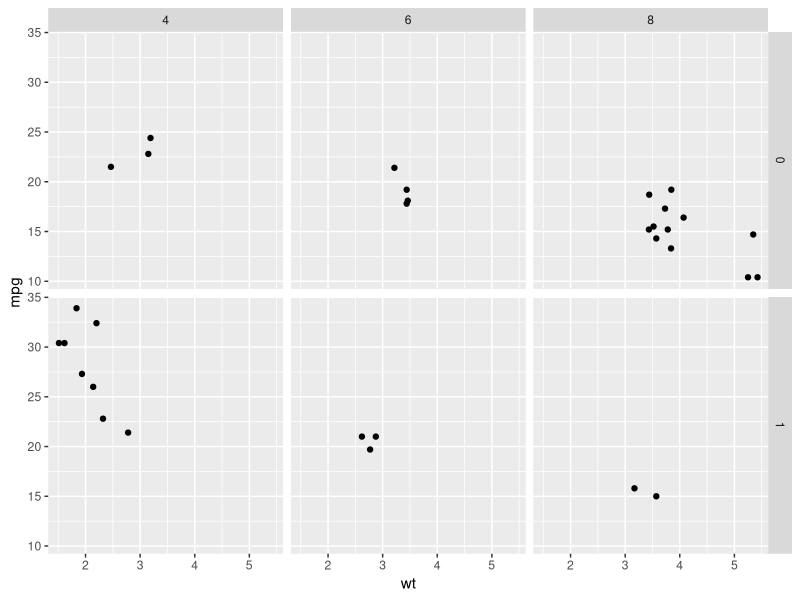
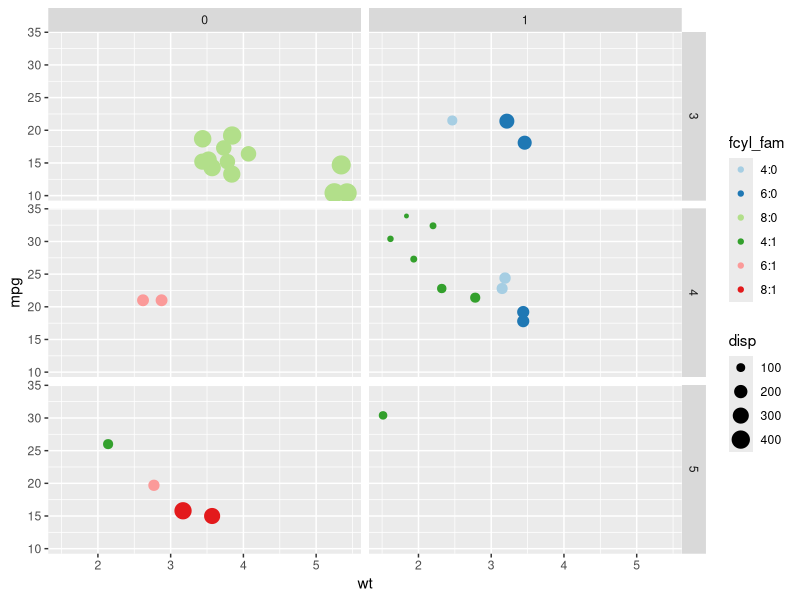
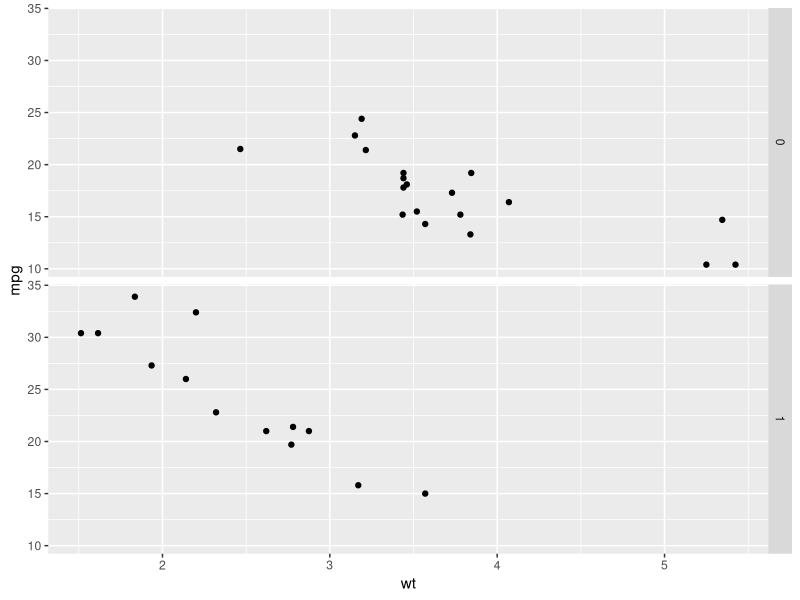
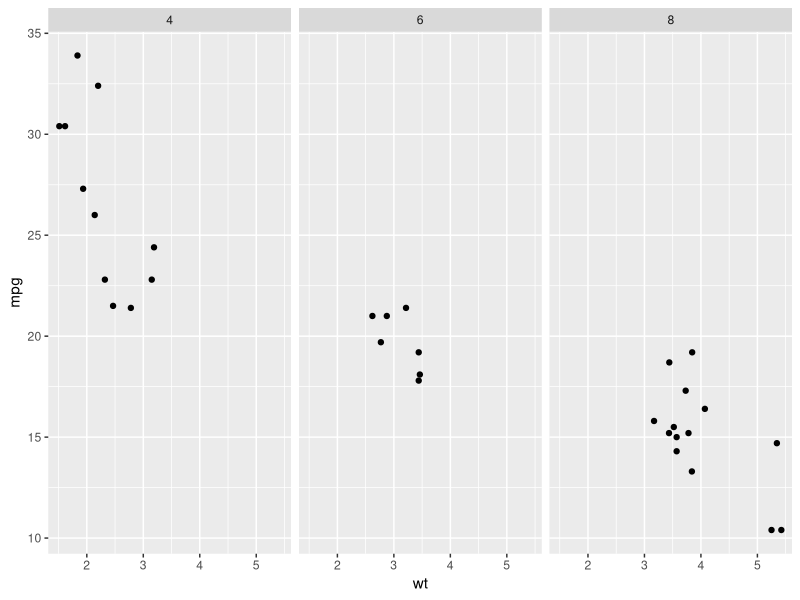
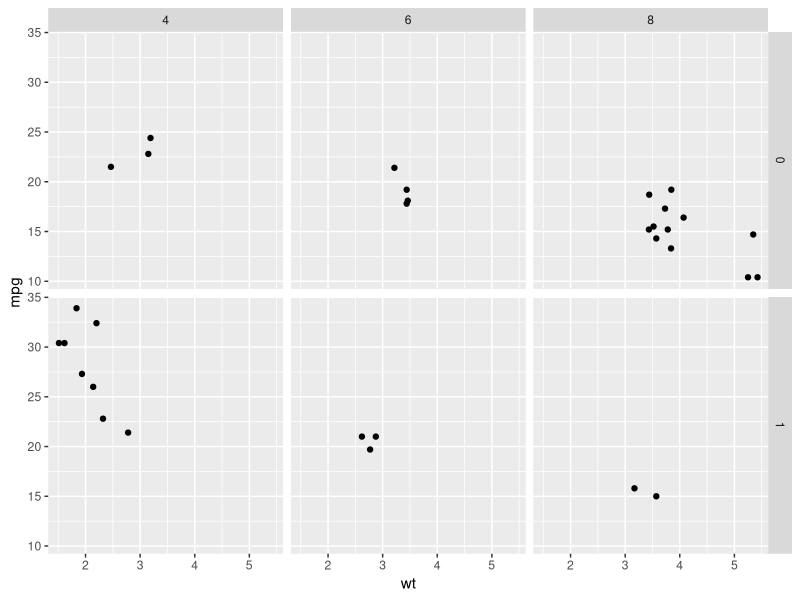
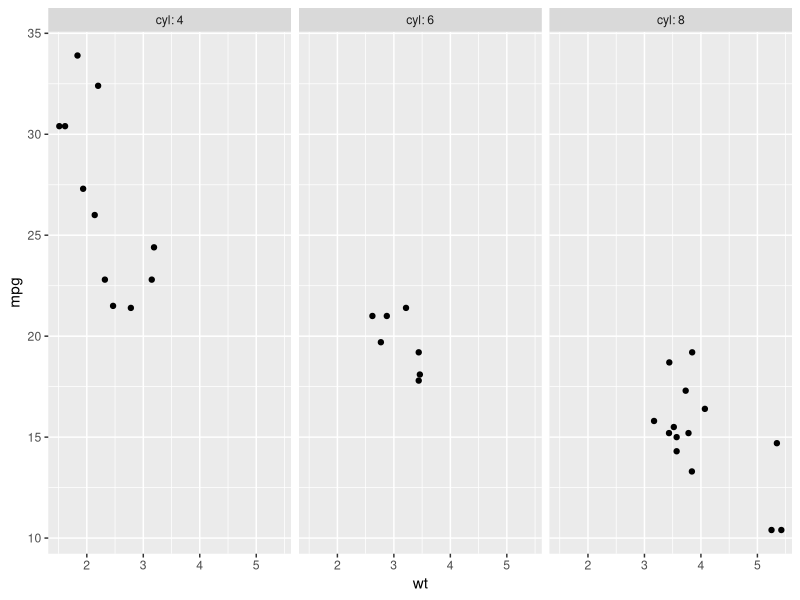
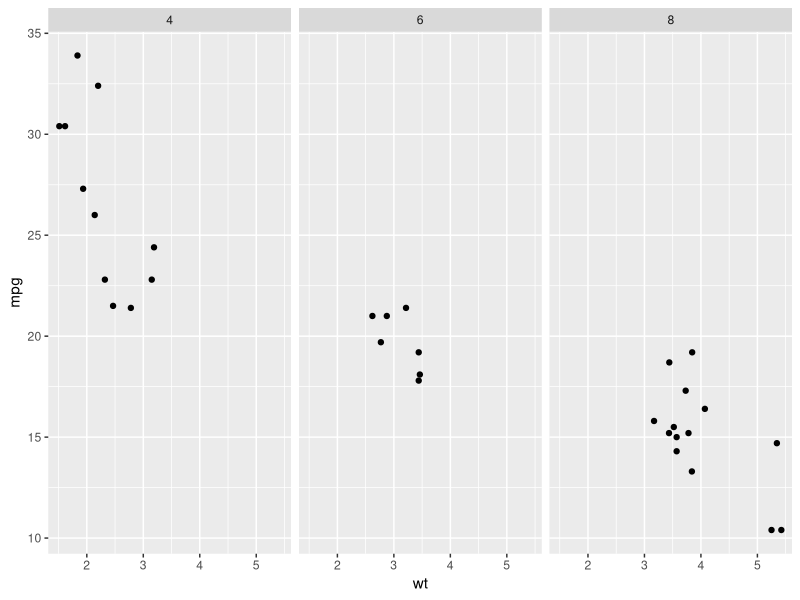
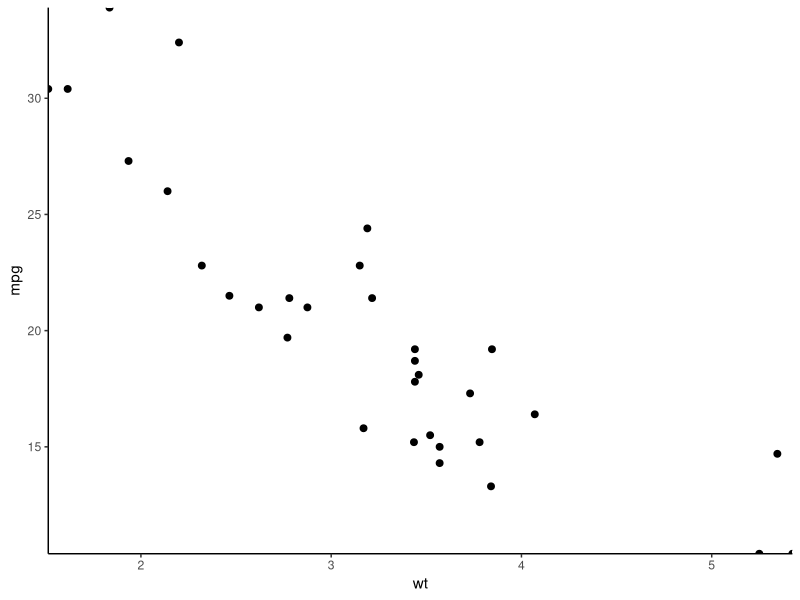

Write R code to recreate these figures, in order.
## ---- chunk 1
library(ggplot2)
library(dplyr)
## [, 1]	mpg	Miles/(US) gallon
## [, 2]	cyl	Number of cylinders
## [, 3]	disp	Displacement (cu.in.)
## [, 4]	hp	Gross horsepower
## [, 5]	drat	Rear axle ratio
## [, 6]	wt	Weight (1000 lbs)
## [, 7]	qsec	1/4 mile time
## [, 8]	vs	Engine (0 = V-shaped, 1 = straight)
## [, 9]	am	Transmission (0 = automatic, 1 = manual)
## [,10]	gear	Number of forward gears
## [,11]	carb	Number of carburetors
head(mtcars)
## ---- chunk 2
ggplot(mtcars, aes(wt, mpg)) + 
  geom_point() +
  ## Facet rows by am and columns by cyl
  facet_grid(rows = vars(am),cols = vars(cyl))
## ---- chunk 3
mtcars$fcyl_fam <- interaction(mtcars$cyl,mtcars$am,sep = ":")

## Update the plot
ggplot(mtcars, aes(x = wt, y = mpg, color = fcyl_fam, size = disp)) +
  geom_point() +
  scale_color_brewer(palette = "Paired") +
  ## Grid facet on gear and vs
  facet_grid(rows = vars(gear), cols = vars(vs))
## ---- chunk 4
ggplot(mtcars, aes(wt, mpg)) + 
  geom_point() +
  ## Facet rows by am using formula notation
  facet_grid(am ~ .)

ggplot(mtcars, aes(wt, mpg)) + 
  geom_point() +
  ## Facet columns by cyl using formula notation
  facet_grid(. ~ cyl)

ggplot(mtcars, aes(wt, mpg)) + 
  geom_point() +
  ## Facet rows by am and columns by cyl using formula notation
  facet_grid(am ~ cyl)
## ---- chunk 5
## Plot wt by mpg
ggplot(mtcars, aes(wt, mpg)) +
  geom_point() +
  ## Displaying both the values and the variables
  facet_grid(cols = vars(cyl), labeller = label_both)

## Plot wt by mpg
ggplot(mtcars, aes(wt, mpg)) +
  geom_point() +
  ## Label context
  facet_grid(cols = vars(cyl), labeller = label_context)
## ---- chunk 6
## Expand sets a buffer margin around the plot, so data and axes don't overlap. 
## Setting expand to 0 draws the axes to the limits of the data.
## Clip decides whether plot elements that would lie outside the plot panel 
## are displayed or ignored ("clipped").

ggplot(mtcars, aes(wt, mpg)) +
  geom_point(size = 2) +
  ## Add Cartesian coordinates with zero expansion
  coord_cartesian(expand = 0) +
  theme_classic()

ggplot(mtcars, aes(wt, mpg)) +
  geom_point(size = 2) +
  ## Turn clipping off
  coord_cartesian(expand = 0, clip = "off") +
  theme_classic() +
  ## Remove axis lines
  theme(axis.line = element_blank())
## ---- chunk 7
## Plot fcyl bars, filled by fam
ggplot(mtcars, aes(as.factor(cyl), fill = as.factor(am))) +
  ## Place bars side by side
  geom_bar(position = "dodge")

ggplot(mtcars, aes(as.factor(cyl), fill = as.factor(am))) +
  geom_bar(position = "dodge") +
  ## Flip the x and y coordinates
  coord_flip()

ggplot(mtcars, aes(as.factor(cyl), fill = as.factor(am))) +
  ## Set a dodge width of 0.5 for partially overlapping bars
  geom_bar(position = position_dodge(width = 0.5)) +
  coord_flip()
## ---- chunk 8
## Run the code, view the plot, then update it
ggplot(mtcars, aes(x = 1, fill = as.factor(cyl))) +
  geom_bar()+
  ## Add a polar coordinate system
  coord_polar(theta = "y")

ggplot(mtcars, aes(x = 1, fill = as.factor(cyl))) +
  ## Reduce the bar width to 0.1
  geom_bar(width = 0.1) +
  coord_polar(theta = "y") +
  ## Add a continuous x scale from 0.5 to 1.5
  scale_x_continuous(limits = c(0.5,1.5))
